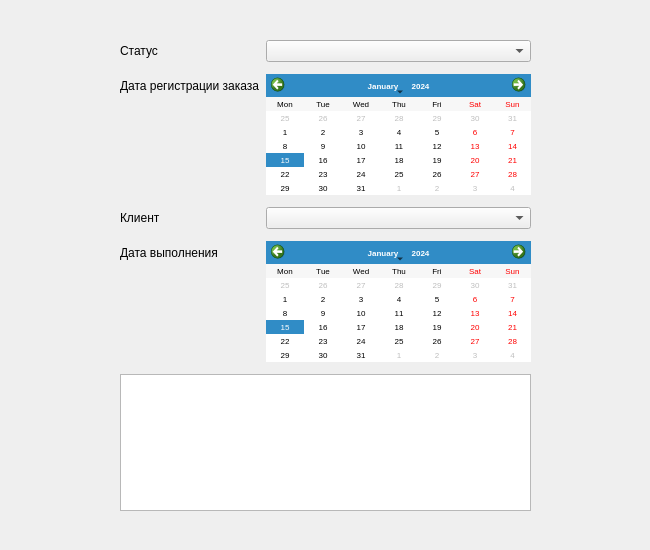
<?xml version="1.0" encoding="UTF-8"?>
<ui version="4.0">
 <class>Form</class>
 <widget class="QWidget" name="Form">
  <property name="geometry">
   <rect>
    <x>0</x>
    <y>0</y>
    <width>650</width>
    <height>550</height>
   </rect>
  </property>
  <property name="cursor">
   <cursorShape>ArrowCursor</cursorShape>
  </property>
  <property name="windowTitle">
   <string>Form</string>
  </property>
  <widget class="QWidget" name="formLayoutWidget">
   <property name="geometry">
    <rect>
     <x>120</x>
     <y>40</y>
     <width>411</width>
     <height>471</height>
    </rect>
   </property>
   <layout class="QFormLayout" name="formLayout">
    <item row="0" column="0">
     <widget class="QLabel" name="status_label">
      <property name="text">
       <string>Статус</string>
      </property>
     </widget>
    </item>
    <item row="2" column="0">
     <widget class="QLabel" name="reg_date_label">
      <property name="text">
       <string>Дата регистрации заказа</string>
      </property>
     </widget>
    </item>
    <item row="4" column="0">
     <widget class="QLabel" name="client_label">
      <property name="text">
       <string>Клиент</string>
      </property>
     </widget>
    </item>
    <item row="6" column="0">
     <widget class="QLabel" name="compl_date_label">
      <property name="text">
       <string>Дата выполнения</string>
      </property>
     </widget>
    </item>
    <item row="0" column="1">
     <widget class="QComboBox" name="status"/>
    </item>
    <item row="2" column="1">
     <widget class="QCalendarWidget" name="reg_date">
      <property name="enabled">
       <bool>true</bool>
      </property>
      <property name="font">
       <font>
        <pointsize>6</pointsize>
       </font>
      </property>
      <property name="verticalHeaderFormat">
       <enum>QCalendarWidget::NoVerticalHeader</enum>
      </property>
     </widget>
    </item>
    <item row="6" column="1">
     <widget class="QCalendarWidget" name="compl_date">
      <property name="enabled">
       <bool>true</bool>
      </property>
      <property name="font">
       <font>
        <pointsize>6</pointsize>
        <kerning>false</kerning>
       </font>
      </property>
      <property name="gridVisible">
       <bool>false</bool>
      </property>
      <property name="selectionMode">
       <enum>QCalendarWidget::SingleSelection</enum>
      </property>
      <property name="verticalHeaderFormat">
       <enum>QCalendarWidget::NoVerticalHeader</enum>
      </property>
     </widget>
    </item>
    <item row="4" column="1">
     <widget class="QComboBox" name="client"/>
    </item>
    <item row="1" column="0">
     <spacer name="verticalSpacer">
      <property name="orientation">
       <enum>Qt::Vertical</enum>
      </property>
      <property name="sizeHint" stdset="0">
       <size>
        <width>20</width>
        <height>40</height>
       </size>
      </property>
     </spacer>
    </item>
    <item row="3" column="0">
     <spacer name="verticalSpacer_2">
      <property name="orientation">
       <enum>Qt::Vertical</enum>
      </property>
      <property name="sizeHint" stdset="0">
       <size>
        <width>20</width>
        <height>40</height>
       </size>
      </property>
     </spacer>
    </item>
    <item row="5" column="0">
     <spacer name="verticalSpacer_3">
      <property name="orientation">
       <enum>Qt::Vertical</enum>
      </property>
      <property name="sizeHint" stdset="0">
       <size>
        <width>20</width>
        <height>40</height>
       </size>
      </property>
     </spacer>
    </item>
    <item row="8" column="0" colspan="2">
     <widget class="QTableWidget" name="table"/>
    </item>
    <item row="7" column="0">
     <spacer name="verticalSpacer_4">
      <property name="orientation">
       <enum>Qt::Vertical</enum>
      </property>
      <property name="sizeHint" stdset="0">
       <size>
        <width>20</width>
        <height>40</height>
       </size>
      </property>
     </spacer>
    </item>
   </layout>
  </widget>
 </widget>
 <resources/>
 <connections/>
</ui>
